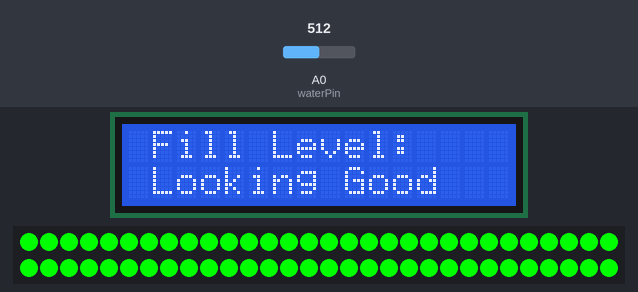
Recording of a sketch running on a simulated Arduino Uno, built with avr-gcc and run on an emulated ATmega328P. Shown: 16×2 character LCD, 60 RGB LEDs in strip order, left to right, continuing on the next row. The test bench sets the inputs (shaded band); at power-on: A0 (waterPin) = 512. What the sketch prints to the serial monitor is not drawn.

Above: at 1.2 s.
1.3 s: A0 (waterPin) set to 260
4.3 s: A0 (waterPin) set to 235
At 4.54 s:
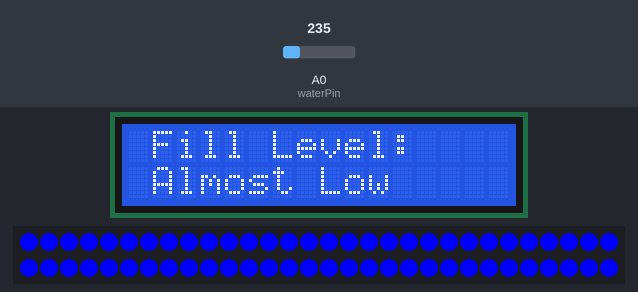
6.6 s: A0 (waterPin) set to 195
At 6.82 s:
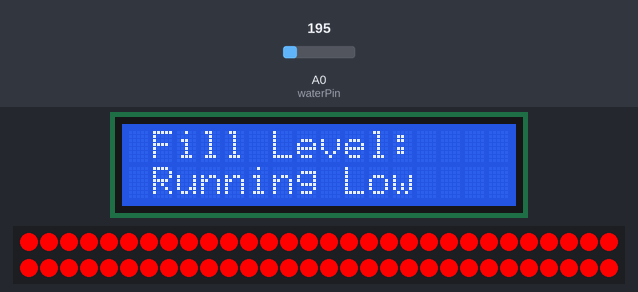
8.9 s: A0 (waterPin) set to 220
At 9.55 s:
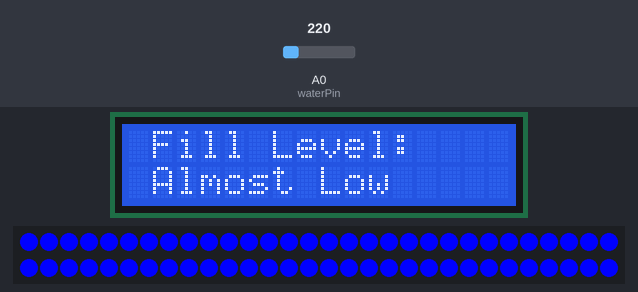
11.7 s: A0 (waterPin) set to 200
At 12.27 s:
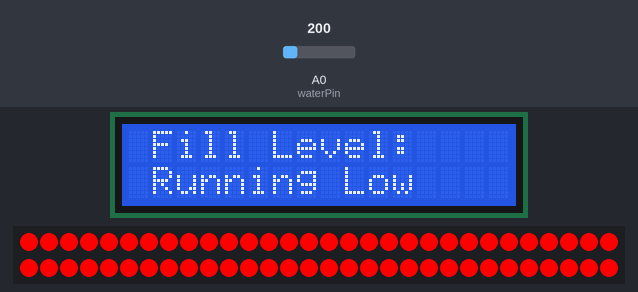

The sketch:

FinalProject.ino
```cpp
#include <LiquidCrystal.h>
#include <Adafruit_NeoPixel.h>

Adafruit_NeoPixel strip(60, 6);
LiquidCrystal lcd(12, 11, 5, 4, 3, 2);

int waterLevel = 0;
int waterPin = 0;

uint32_t red = strip.Color(255, 0, 0);
uint32_t green = strip.Color(0, 255, 0);
uint32_t blue = strip.Color(0, 0, 255);

void setup() {
Serial.begin(9600);
analogWrite(6, 100);
lcd.begin(16, 2);
strip.begin();
strip.clear();
strip.show();
}

void loop() {
lcd.setCursor(1,0);
writeLevel();
}

void writeLevel() {
waterLevel = analogRead(waterPin);
Serial.println(waterLevel);

if(waterLevel < 210) {
  lcd.print("Fill Level:");
  lcd.setCursor(1,1);
  lcd.print("Running Low");
  redFill();
  delay(100);
  strip.clear();
  lcd.clear();
}
else if (waterLevel > 250) {
  lcd.print("Fill Level:");
  lcd.setCursor(1,1);
  lcd.print("Looking Good");
  greenFill();
  delay(100);
  strip.clear();
  lcd.clear();
}
else {
  lcd.print("Fill Level:");
  lcd.setCursor(1,1);
  lcd.print("Almost Low");
  blueFill();
  delay(100);
  strip.clear();
  lcd.clear();

}

}

void greenFill() {
  strip.clear();
  strip.fill(green);
  strip.show();
}

void blueFill() {
  strip.clear();
  strip.fill(blue);
  strip.show();
}

void redFill() {
  strip.clear();
  strip.fill(red);
  strip.show();
}
```

Measured:
- the behaviour switches between 251 and 250 on A0 (waterPin) (found by bisection; images 0 and 1)
- the behaviour switches between 210 and 209 on A0 (waterPin) (found by bisection; images 1 and 2)
- after the input at 4.3 s, the display: first differs from a run without the input at once (image 1)
- after the input at 6.6 s, the display: changes at once (image 2)
- after the input at 8.9 s, the display: changes after 0.11 s (image 3)
- after the input at 11.7 s, the display: changes at once (image 4)
- what the display in image 0 shows lasts 0.5 s, from 0.8 s to 1.3 s
